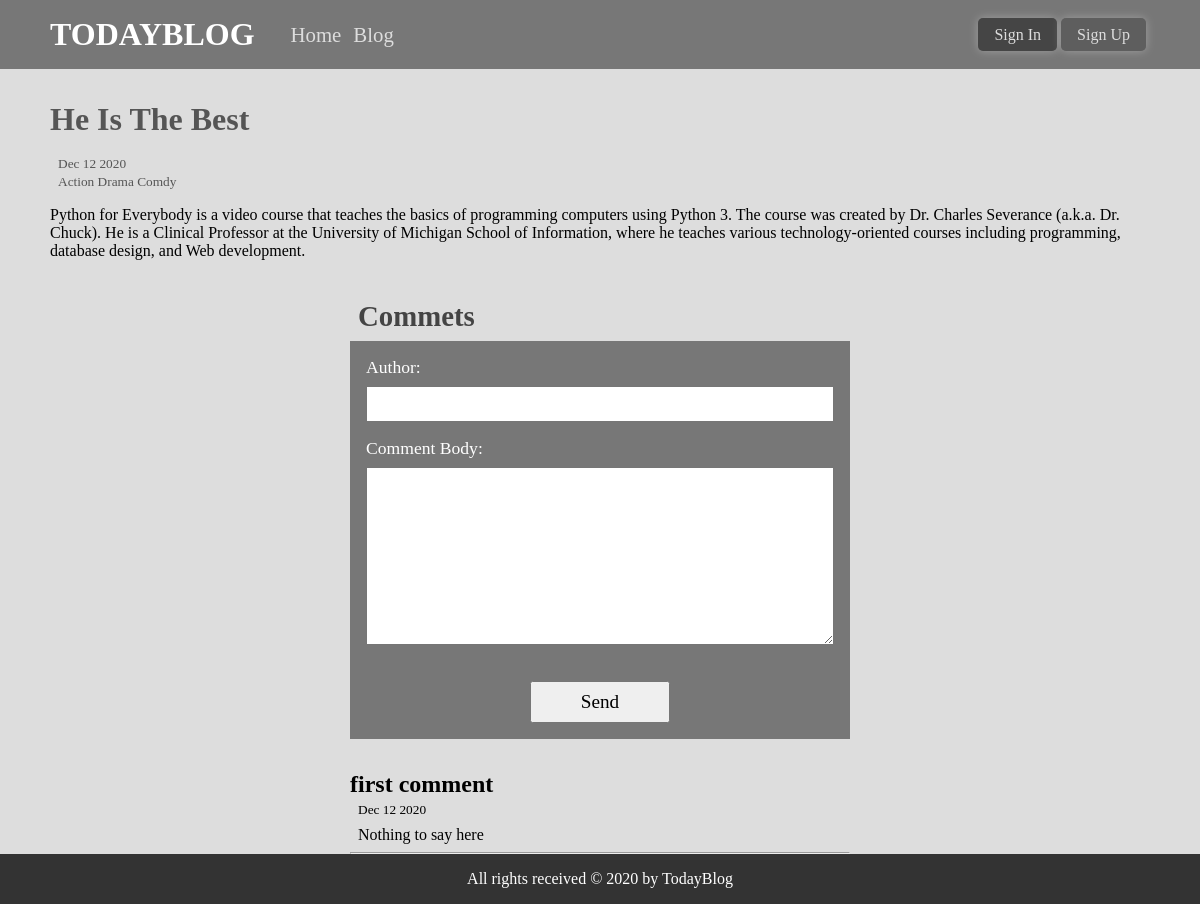
/blog/post/2/, run on an earlier commit of the app's database.
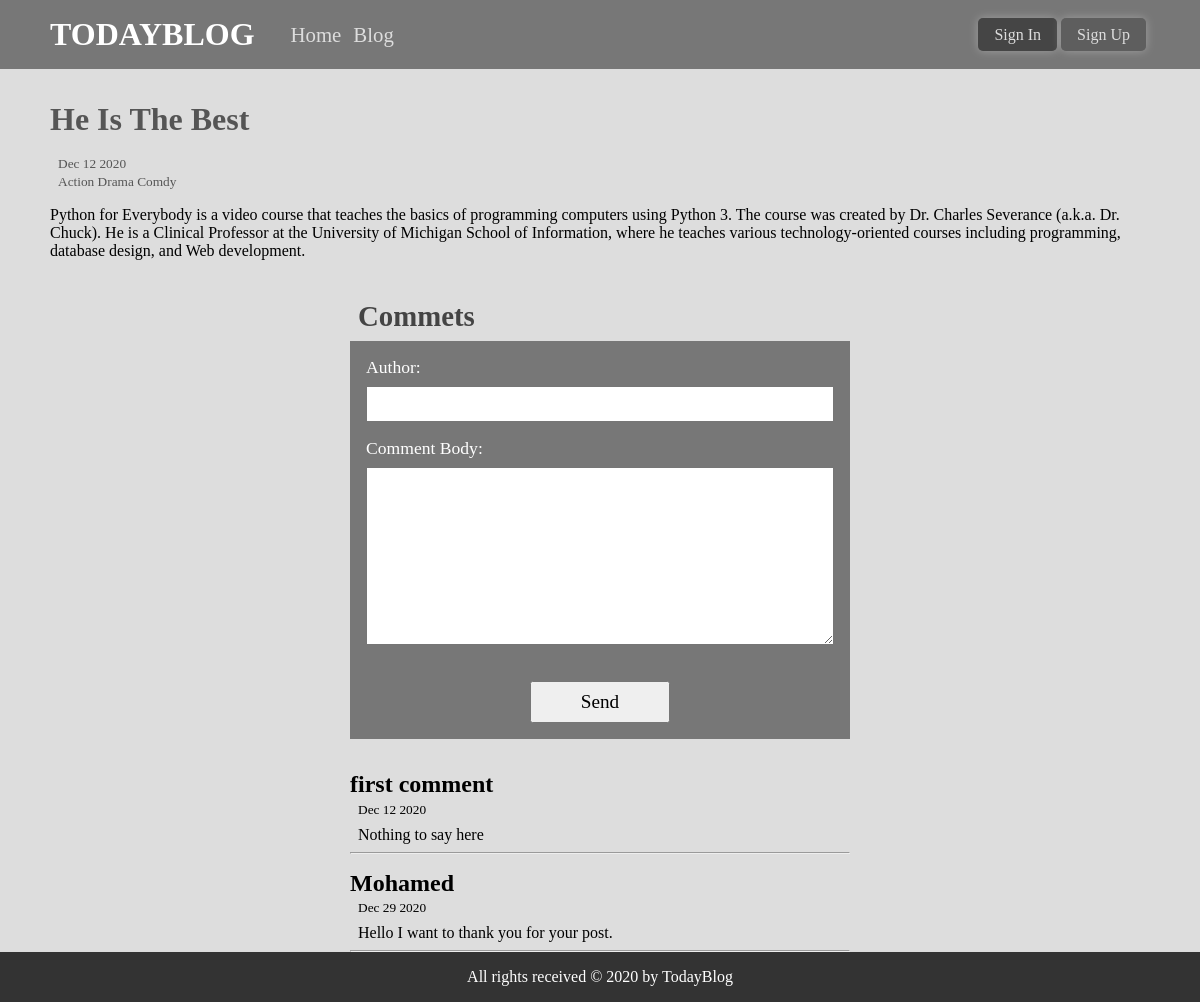
And on a later commit of the database.
### blogApp/models.py (models this page shows, shortened)
class Comment(models.Model):
    author = models.CharField(verbose_name=("author"), max_length=20)
    body = models.TextField(verbose_name=("comment body"))
    created_on = models.DateTimeField(verbose_name=("created on"), auto_now_add=True)
    post = models.ForeignKey(Post, verbose_name=("post"), on_delete=models.CASCADE)

### blogApp/views.py (the view)
# urls.py: path('post/<int:pk>/', post_detail, name = 'post_detail')
def post_detail(request, pk):
    post = get_object_or_404(Post, pk=pk)
    form = CommentFormModel()
    if request.method == 'POST':
        author = request.POST.get('author')
        body = request.POST.get('body')
        Comment.objects.create(author=author, body=body, post=post, created_on=datetime.now())
    context = {
        'object':post,
        'form': form
    }
    return render(request, 'blogApp/post_detail.html', context=context)

### blogApp/models.py
class CommentFormModel(ModelForm):
    class Meta:
        model = Comment
        fields = ['author', 'body']

### blogApp/models.py (called while the page is built)
    def __str__(self):
        return self.name

### templates/blogApp/post_detail.html (shortened to what this page needs)
{% extends 'base.html' %}
{% block content %}
    <div class="post-box-detail">
        <h2>{{object.title|title}}</h2>
        <small class='post-date'>{{object.created_on|date:'M j Y'}}</small>
        <br>
        <small class='post-categories'>{{object.categories.all|join:"&nbsp;"}}</small>
        <p>{{object.body}}</p>
    </div>
    <div class="comment-box">
        <h3 class='comment-heading'>Commets</h3>
        <form method="post">
            {{ form }}
            <input type="submit" value="Send">
        </form>
        {% for comment in object.comment_set.all %}
            <h5>{{comment.author}}</h5>
            <small class='comment-date'>{{comment.created_on|date:'M j Y'}}</small>
            <p class='comment-body' >{{comment.body}}</p>
            <hr>
        {% endfor %}
    </div>
{% endblock content %}

What changed in the data, as far as the page shows it:
added Comment: author "Mohamed", created_on "Dec 29 2020", body "Hello I want to thank you for your post."
